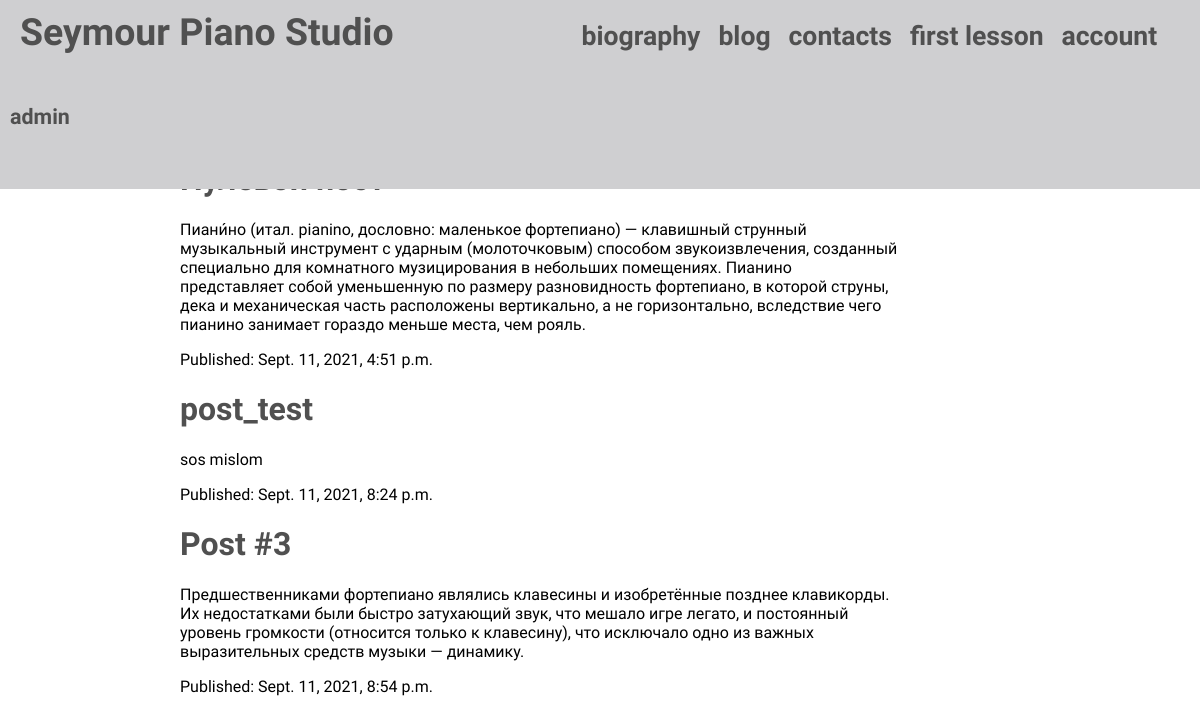
Page /blog/ (signed in) on the committed database.
### blog/models.py (models this page shows, shortened)
class Post(models.Model):
    title = models.CharField(max_length=200)
    text = models.TextField()
    created_date = models.DateTimeField(default=timezone.now)
    published_date = models.DateTimeField(blank=True, null=True)

### blog/views.py (the view)
# urls.py: path('', views.post_list, name='post_list'),
def post_list(request):
    posts = Post.objects.filter(published_date__lte=timezone.now()).order_by('published_date')
    return render(request, 'blog/post_list.html', {'posts': posts})

### blog/templates/blog/post_list.html
{% extends 'main/base.html' %}
{% load static %}
{% block style %}
    <link rel="stylesheet" href="{% static 'css/blog.css' %}">
{% endblock %}
{% block content %}
    <div id="blog-conteiner">
        {% if user.is_superuser %}
            <h5 id="add-post-link"><a href="{% url 'post_new' %}">add new post</a></h5>
        {% endif %}
        {% for post in posts %}
        <div class="post">
            <h1 class="post_title"><a  href="{% url 'post_detail' pk=post.pk %}">{{ post.title }}</a></h1>
            <p class="post_text">{{ post.text|linebreaksbr }}</p>
            <div class="date">
                <p class="pub_date">Published: {{ post.published_date }}</p>
            </div>
        </div>
        {% endfor %}
    </div>
{% endblock %}

### main/static/css/base.css (style rules this page uses)
body { background-color: #ffffff; font-family: 'Benne', serif; padding: 0 0; margin: auto; width: 100%; }
a { color: #505050; text-decoration: none; }

### blog/static/css/blog.css (style rules this page uses)
#blog-conteiner { padding: 50px 25% 50px 15%; }
#add-post-link { position: fixed; display: inline; margin: 0px 0px 0px -160px; }

### rows in the picture
Post: text "Пиани́но (итал. pianino, дословно: маленькое фортепиано) — клавишный струнный музыкальный инструмент с ударным (молоточковым) способом звукоизвлечения, созданный специально для комнатного музицирования в небольших помещениях. Пианино представляет собой уменьшенную по размеру разновидность фортепиано, в которой струны, дека и механическая часть расположены вертикально, а не горизонтально, вследствие чего пианино занимает гораздо меньше места, чем рояль.", published_date "Sept. 11, 2021, 4:51 p.m."
Post: title "post_test", text "sos mislom", published_date "Sept. 11, 2021, 8:24 p.m."
Post: title "Post #3", text "Предшественниками фортепиано являлись клавесины и изобретённые позднее клавикорды. Их недостатками были быстро затухающий звук, что мешало игре легато, и постоянный уровень громкости (относится только к клавесину), что исключало одно из важных выразительных средств музыки — динамику.", published_date "Sept. 11, 2021, 8:54 p.m."
